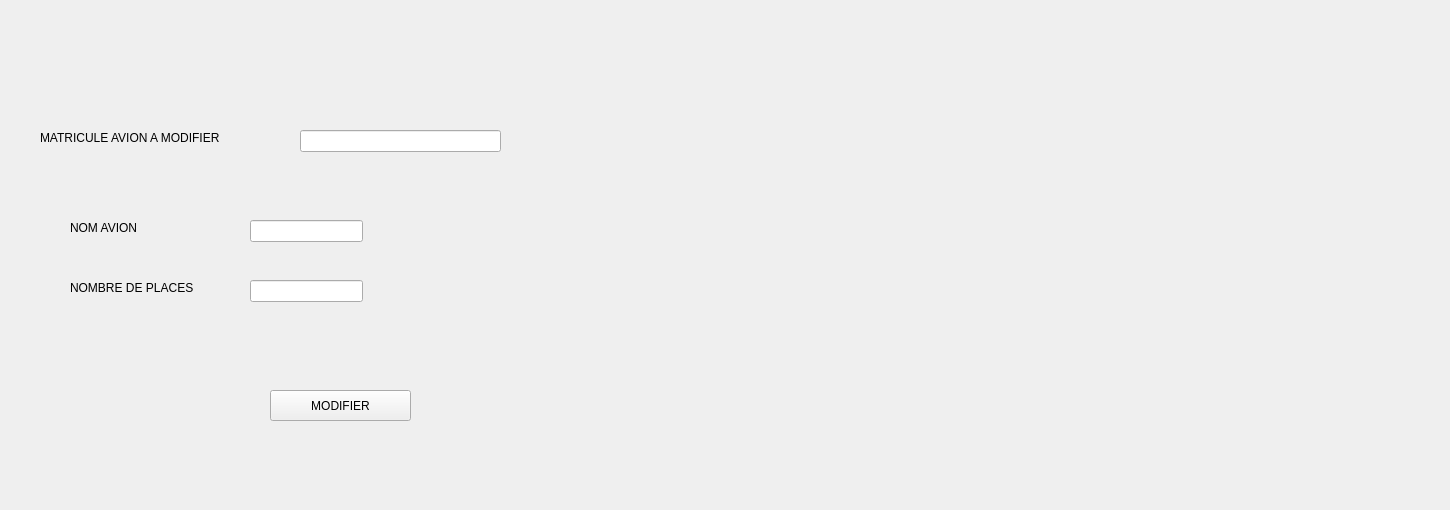
      <widget class="QWidget" name="tab_8">
       <attribute name="title">
        <string>modifier</string>
       </attribute>
       <widget class="QLabel" name="label_19">
        <property name="geometry">
         <rect>
          <x>40</x>
          <y>130</y>
          <width>291</width>
          <height>16</height>
         </rect>
        </property>
        <property name="font">
         <font>
          <weight>50</weight>
          <bold>false</bold>
         </font>
        </property>
        <property name="text">
         <string>MATRICULE AVION A MODIFIER</string>
        </property>
       </widget>
       <widget class="QLabel" name="label_20">
        <property name="geometry">
         <rect>
          <x>70</x>
          <y>220</y>
          <width>161</width>
          <height>16</height>
         </rect>
        </property>
        <property name="text">
         <string>NOM AVION</string>
        </property>
       </widget>
       <widget class="QLabel" name="label_21">
        <property name="geometry">
         <rect>
          <x>70</x>
          <y>280</y>
          <width>181</width>
          <height>16</height>
         </rect>
        </property>
        <property name="text">
         <string>NOMBRE DE PLACES</string>
        </property>
       </widget>
       <widget class="QLineEdit" name="mat2">
        <property name="geometry">
         <rect>
          <x>300</x>
          <y>130</y>
          <width>201</width>
          <height>22</height>
         </rect>
        </property>
       </widget>
       <widget class="QLineEdit" name="cap2">
        <property name="geometry">
         <rect>
          <x>250</x>
          <y>280</y>
          <width>113</width>
          <height>22</height>
         </rect>
        </property>
       </widget>
       <widget class="QLineEdit" name="nom2">
        <property name="geometry">
         <rect>
          <x>250</x>
          <y>220</y>
          <width>113</width>
          <height>22</height>
         </rect>
        </property>
       </widget>
       <widget class="QPushButton" name="modifieravion">
        <property name="geometry">
         <rect>
          <x>270</x>
          <y>390</y>
          <width>141</width>
          <height>31</height>
         </rect>
        </property>
        <property name="text">
         <string>MODIFIER</string>
        </property>
       </widget>
       <widget class="QLabel" name="arriere5">
        <property name="geometry">
         <rect>
          <x>0</x>
          <y>0</y>
          <width>1441</width>
          <height>501</height>
         </rect>
        </property>
        <property name="text">
         <string/>
        </property>
       </widget>
       <zorder>arriere5</zorder>
       <zorder>label_19</zorder>
       <zorder>label_20</zorder>
       <zorder>label_21</zorder>
       <zorder>mat2</zorder>
       <zorder>cap2</zorder>
       <zorder>nom2</zorder>
       <zorder>modifieravion</zorder>
      </widget>
